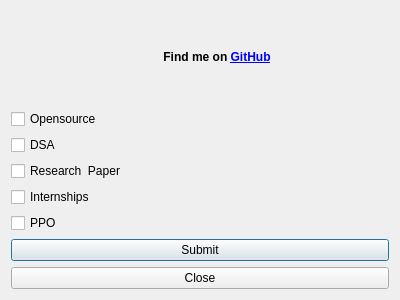
<?xml version="1.0" encoding="UTF-8"?>
<ui version="4.0">
 <class>Dialog</class>
 <widget class="QDialog" name="Dialog">
  <property name="geometry">
   <rect>
    <x>0</x>
    <y>0</y>
    <width>400</width>
    <height>300</height>
   </rect>
  </property>
  <property name="windowTitle">
   <string>Dialog</string>
  </property>
  <layout class="QVBoxLayout" name="verticalLayout">
   <item>
    <widget class="QLabel" name="label">
     <property name="frameShadow">
      <enum>QFrame::Sunken</enum>
     </property>
     <property name="text">
      <string>&lt;html&gt;&lt;head/&gt;&lt;body&gt;&lt;p align=&quot;center&quot;&gt;&lt;span style=&quot; font-weight:600;&quot;&gt;Find me on &lt;/span&gt;&lt;a href=&quot;https://github.com/himanshu007-creator&quot;&gt;&lt;span style=&quot; font-weight:600; text-decoration: underline; color:#0000ff;&quot;&gt;GitHub&lt;/span&gt;&lt;/a&gt;&lt;/p&gt;&lt;/body&gt;&lt;/html&gt;</string>
     </property>
     <property name="textFormat">
      <enum>Qt::RichText</enum>
     </property>
     <property name="scaledContents">
      <bool>false</bool>
     </property>
     <property name="wordWrap">
      <bool>false</bool>
     </property>
     <property name="indent">
      <number>34</number>
     </property>
     <property name="openExternalLinks">
      <bool>true</bool>
     </property>
    </widget>
   </item>
   <item>
    <widget class="QCheckBox" name="checkBox">
     <property name="autoFillBackground">
      <bool>false</bool>
     </property>
     <property name="text">
      <string>Opensource</string>
     </property>
    </widget>
   </item>
   <item>
    <widget class="QCheckBox" name="checkBox_2">
     <property name="text">
      <string>DSA</string>
     </property>
    </widget>
   </item>
   <item>
    <widget class="QCheckBox" name="checkBox_4">
     <property name="text">
      <string>Research  Paper</string>
     </property>
    </widget>
   </item>
   <item>
    <widget class="QCheckBox" name="checkBox_3">
     <property name="text">
      <string>Internships</string>
     </property>
    </widget>
   </item>
   <item>
    <widget class="QCheckBox" name="checkBox_5">
     <property name="text">
      <string>PPO</string>
     </property>
    </widget>
   </item>
   <item>
    <widget class="QPushButton" name="pushButton">
     <property name="text">
      <string>Submit</string>
     </property>
    </widget>
   </item>
   <item>
    <widget class="QPushButton" name="pushButton_2">
     <property name="text">
      <string>Close</string>
     </property>
    </widget>
   </item>
  </layout>
 </widget>
 <layoutdefault spacing="6" margin="11"/>
 <resources/>
 <connections>
  <connection>
   <sender>pushButton_2</sender>
   <signal>clicked()</signal>
   <receiver>Dialog</receiver>
   <slot>accept()</slot>
   <hints>
    <hint type="sourcelabel">
     <x>223</x>
     <y>269</y>
    </hint>
    <hint type="destinationlabel">
     <x>214</x>
     <y>317</y>
    </hint>
   </hints>
  </connection>
 </connections>
</ui>
